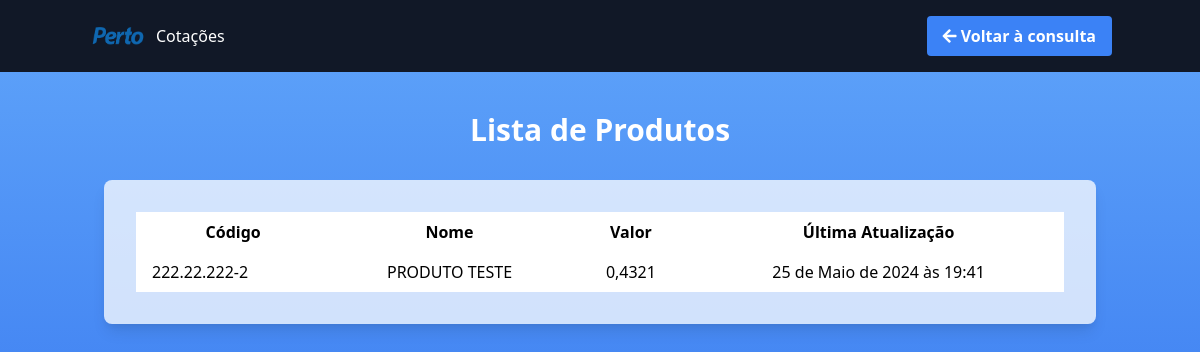
/produtos/listar/, run on an earlier commit of the app's database.
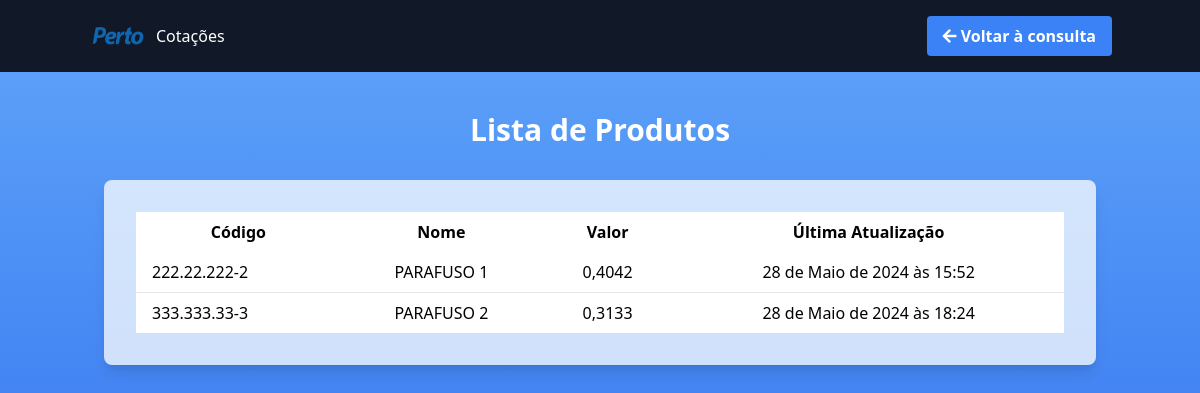
And on a later commit of the database.
### produtos/models.py (models this page shows, shortened)
class Produto(models.Model):
    codigo = models.CharField(max_length=20)
    nome = models.CharField(max_length=100)
    descricao_longa = models.TextField()
    valor = models.DecimalField(max_digits=10, decimal_places=4)
    data_ultima_atualizacao = models.DateTimeField(auto_now=True)
    cotacao_efetivada = models.BooleanField(default=False)
    data_efetivacao = models.DateField(null=True, blank=True)
    codigo_fusofix = models.CharField(max_length=20, null=True, blank=True)

### produtos/views.py (the view)
# urls.py: path('listar/', views.listar_produtos, name='listar_produtos'),  # Nova URL para listar produtos
def listar_produtos(request):
    produtos = Produto.objects.all()
    return render(request, 'produtos/listar_produtos.html', {'produtos': produtos})

### produtos/templates/produtos/listar_produtos.html (shortened to what this page needs)
{% load static %}
<!DOCTYPE html>
<html>
<head>
    <link rel="stylesheet" href="https://cdnjs.cloudflare.com/ajax/libs/font-awesome/5.15.4/css/all.min.css">
    <link href="https://cdn.jsdelivr.net/npm/tailwindcss@2.2.19/dist/tailwind.min.css" rel="stylesheet">
</head>
<body class="bg-gradient-to-b from-blue-400 to-blue-600 min-h-screen flex flex-col">
    <nav class="bg-gray-900 text-white">
        <div class="container mx-auto py-4 flex items-center justify-between">
            <a class="navbar-brand flex items-center" href="{% url 'consultar_produto' %}">
                <img src="{% static 'bootstrap/css/logo-perto.png' %}" alt="Logo" width="60" height="34" class="mr-2">
                <span>Cotações</span>
            </a>
            <a href="{% url 'consultar_produto' %}" class="text-white font-bold py-2 px-4 rounded bg-blue-500 hover:bg-blue-700">
                <i class="fas fa-arrow-left"></i> Voltar à consulta
            </a>
        </div>
    </nav>
    <div class="container mx-auto py-10 px-4 flex-grow">
        <h1 class="text-3xl font-bold mb-8 text-white text-center">Lista de Produtos</h1>
        <div class="bg-white bg-opacity-75 p-8 rounded-lg shadow-lg">
            <table class="min-w-full bg-white">
                <thead>
                    <tr>
                        <th class="py-2 px-4">Código</th>
                        <th class="py-2 px-4">Nome</th>
                        <th class="py-2 px-4">Valor</th>
                        <th class="py-2 px-4">Última Atualização</th>
                    </tr>
                </thead>
                <tbody class="divide-y divide-cyan-600 text-center">
                    {% for produto in produtos %}
                    <tr class="hover:bg-gray-200 cursor-pointer" onclick="openModal('{{ produto.codigo }}')">
                        <td class="py-2 px-4 text-left">{{ produto.codigo }}</td>
                        <td class="py-2 px-4">{{ produto.nome }}</td>
                        <td class="py-2 px-4">{{ produto.valor }}</td>
                        <td class="py-2 px-4">{{ produto.data_ultima_atualizacao }}</td>
                    </tr>
                    {% endfor %}
                </tbody>
            </table>
        </div>
    </div>
</body>
</html>

What changed in the data, as far as the page shows it:
changed Produto: nome "PRODUTO TESTE" → "PARAFUSO 1"; valor "0,4321" → "0,4042"; data_ultima_atualizacao "25 de Maio de 2024 às 19:41" → "28 de Maio de 2024 às 15:52"
added Produto: codigo "333.333.33-3", nome "PARAFUSO 2", valor "0,3133", data_ultima_atualizacao "28 de Maio de 2024 às 18:24"
